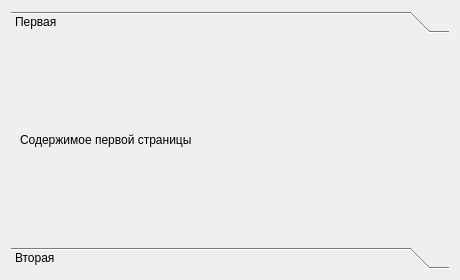
<?xml version="1.0" encoding="UTF-8"?>
<ui version="4.0"><class>Dialog</class><widget class="QDialog" name="Dialog"><property name="geometry"><rect><x>0</x><y>0</y><width>460</width><height>280</height></rect></property><property name="windowTitle"><string>#143 toolbox/228_basic_two</string></property><layout class="QVBoxLayout" name="verticalLayout"><property name="leftMargin"><number>11</number></property><property name="topMargin"><number>11</number></property><property name="rightMargin"><number>11</number></property><property name="bottomMargin"><number>11</number></property><property name="spacing"><number>6</number></property><item><widget class="QToolBox" name="toolbox"><property name="currentIndex"><number>0</number></property><widget class="QWidget" name="pageA"><attribute name="label"><string>Первая</string></attribute><layout class="QVBoxLayout" name="pageALayout"><property name="leftMargin"><number>9</number></property><property name="topMargin"><number>9</number></property><property name="rightMargin"><number>9</number></property><property name="bottomMargin"><number>9</number></property><property name="spacing"><number>6</number></property><item><widget class="QLabel" name="l1"><property name="text"><string>Содержимое первой страницы</string></property></widget></item></layout></widget><widget class="QWidget" name="pageB"><attribute name="label"><string>Вторая</string></attribute><layout class="QVBoxLayout" name="pageBLayout"><property name="leftMargin"><number>9</number></property><property name="topMargin"><number>9</number></property><property name="rightMargin"><number>9</number></property><property name="bottomMargin"><number>9</number></property><property name="spacing"><number>6</number></property><item><widget class="QLabel" name="l2"><property name="text"><string>Содержимое второй страницы</string></property></widget></item></layout></widget></widget></item></layout></widget></ui>
